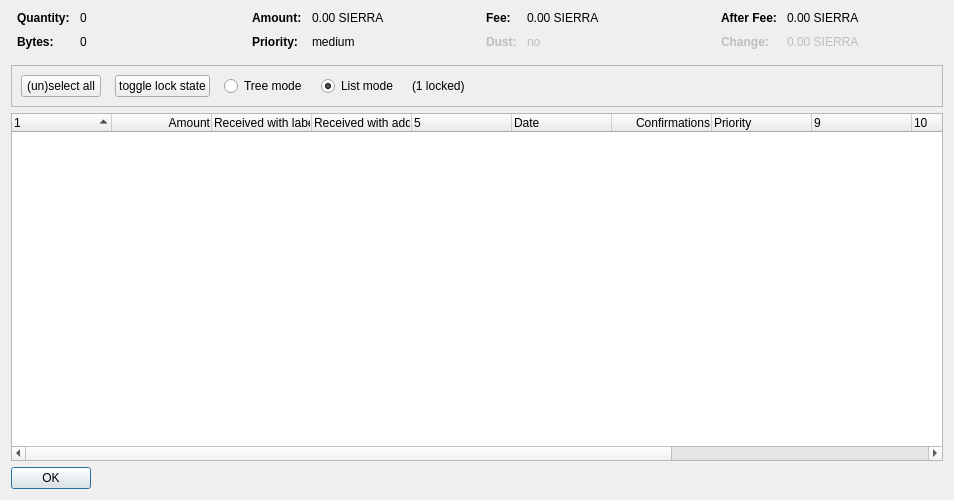
<?xml version="1.0" encoding="UTF-8"?>
<ui version="4.0">
 <class>CoinControlDialog</class>
 <widget class="QDialog" name="CoinControlDialog">
  <property name="geometry">
   <rect>
    <x>0</x>
    <y>0</y>
    <width>954</width>
    <height>500</height>
   </rect>
  </property>
  <property name="windowTitle">
   <string>Coin Selection</string>
  </property>
  <layout class="QVBoxLayout" name="verticalLayout">
   <item>
    <layout class="QHBoxLayout" name="horizontalLayoutTop" stretch="0,0,0,0">
     <property name="topMargin">
      <number>0</number>
     </property>
     <property name="bottomMargin">
      <number>10</number>
     </property>
     <item>
      <layout class="QFormLayout" name="formLayoutCoinControl1">
       <property name="horizontalSpacing">
        <number>10</number>
       </property>
       <property name="verticalSpacing">
        <number>10</number>
       </property>
       <property name="leftMargin">
        <number>6</number>
       </property>
       <property name="rightMargin">
        <number>6</number>
       </property>
       <item row="0" column="0">
        <widget class="QLabel" name="labelCoinControlQuantityText">
         <property name="font">
          <font>
           <weight>75</weight>
           <bold>true</bold>
          </font>
         </property>
         <property name="text">
          <string>Quantity:</string>
         </property>
        </widget>
       </item>
       <item row="0" column="1">
        <widget class="QLabel" name="labelCoinControlQuantity">
         <property name="cursor">
          <cursorShape>IBeamCursor</cursorShape>
         </property>
         <property name="contextMenuPolicy">
          <enum>Qt::ActionsContextMenu</enum>
         </property>
         <property name="text">
          <string notr="true">0</string>
         </property>
         <property name="textInteractionFlags">
          <set>Qt::LinksAccessibleByMouse|Qt::TextSelectableByKeyboard|Qt::TextSelectableByMouse</set>
         </property>
        </widget>
       </item>
       <item row="1" column="0">
        <widget class="QLabel" name="labelCoinControlBytesText">
         <property name="font">
          <font>
           <weight>75</weight>
           <bold>true</bold>
          </font>
         </property>
         <property name="text">
          <string>Bytes:</string>
         </property>
        </widget>
       </item>
       <item row="1" column="1">
        <widget class="QLabel" name="labelCoinControlBytes">
         <property name="cursor">
          <cursorShape>IBeamCursor</cursorShape>
         </property>
         <property name="contextMenuPolicy">
          <enum>Qt::ActionsContextMenu</enum>
         </property>
         <property name="text">
          <string notr="true">0</string>
         </property>
         <property name="textInteractionFlags">
          <set>Qt::LinksAccessibleByMouse|Qt::TextSelectableByKeyboard|Qt::TextSelectableByMouse</set>
         </property>
        </widget>
       </item>
      </layout>
     </item>
     <item>
      <layout class="QFormLayout" name="formLayoutCoinControl2">
       <property name="horizontalSpacing">
        <number>10</number>
       </property>
       <property name="verticalSpacing">
        <number>10</number>
       </property>
       <property name="leftMargin">
        <number>6</number>
       </property>
       <property name="rightMargin">
        <number>6</number>
       </property>
       <item row="0" column="0">
        <widget class="QLabel" name="labelCoinControlAmountText">
         <property name="font">
          <font>
           <weight>75</weight>
           <bold>true</bold>
          </font>
         </property>
         <property name="text">
          <string>Amount:</string>
         </property>
        </widget>
       </item>
       <item row="0" column="1">
        <widget class="QLabel" name="labelCoinControlAmount">
         <property name="cursor">
          <cursorShape>IBeamCursor</cursorShape>
         </property>
         <property name="contextMenuPolicy">
          <enum>Qt::ActionsContextMenu</enum>
         </property>
         <property name="text">
          <string notr="true">0.00 SIERRA</string>
         </property>
         <property name="textInteractionFlags">
          <set>Qt::LinksAccessibleByMouse|Qt::TextSelectableByKeyboard|Qt::TextSelectableByMouse</set>
         </property>
        </widget>
       </item>
       <item row="1" column="0">
        <widget class="QLabel" name="labelCoinControlPriorityText">
         <property name="font">
          <font>
           <weight>75</weight>
           <bold>true</bold>
          </font>
         </property>
         <property name="text">
          <string>Priority:</string>
         </property>
        </widget>
       </item>
       <item row="1" column="1">
        <widget class="QLabel" name="labelCoinControlPriority">
         <property name="cursor">
          <cursorShape>IBeamCursor</cursorShape>
         </property>
         <property name="contextMenuPolicy">
          <enum>Qt::ActionsContextMenu</enum>
         </property>
         <property name="text">
          <string>medium</string>
         </property>
         <property name="textInteractionFlags">
          <set>Qt::LinksAccessibleByMouse|Qt::TextSelectableByKeyboard|Qt::TextSelectableByMouse</set>
         </property>
        </widget>
       </item>
      </layout>
     </item>
     <item>
      <layout class="QFormLayout" name="formLayoutCoinControl3">
       <property name="horizontalSpacing">
        <number>10</number>
       </property>
       <property name="verticalSpacing">
        <number>10</number>
       </property>
       <property name="leftMargin">
        <number>6</number>
       </property>
       <property name="rightMargin">
        <number>6</number>
       </property>
       <item row="0" column="0">
        <widget class="QLabel" name="labelCoinControlFeeText">
         <property name="font">
          <font>
           <weight>75</weight>
           <bold>true</bold>
          </font>
         </property>
         <property name="text">
          <string>Fee:</string>
         </property>
        </widget>
       </item>
       <item row="0" column="1">
        <widget class="QLabel" name="labelCoinControlFee">
         <property name="cursor">
          <cursorShape>IBeamCursor</cursorShape>
         </property>
         <property name="contextMenuPolicy">
          <enum>Qt::ActionsContextMenu</enum>
         </property>
         <property name="text">
          <string notr="true">0.00 SIERRA</string>
         </property>
         <property name="textInteractionFlags">
          <set>Qt::LinksAccessibleByMouse|Qt::TextSelectableByKeyboard|Qt::TextSelectableByMouse</set>
         </property>
        </widget>
       </item>
       <item row="1" column="0">
        <widget class="QLabel" name="labelCoinControlLowOutputText">
         <property name="enabled">
          <bool>false</bool>
         </property>
         <property name="font">
          <font>
           <weight>75</weight>
           <bold>true</bold>
          </font>
         </property>
         <property name="text">
          <string>Dust:</string>
         </property>
        </widget>
       </item>
       <item row="1" column="1">
        <widget class="QLabel" name="labelCoinControlLowOutput">
         <property name="enabled">
          <bool>false</bool>
         </property>
         <property name="cursor">
          <cursorShape>IBeamCursor</cursorShape>
         </property>
         <property name="contextMenuPolicy">
          <enum>Qt::ActionsContextMenu</enum>
         </property>
         <property name="text">
          <string>no</string>
         </property>
         <property name="textInteractionFlags">
          <set>Qt::LinksAccessibleByMouse|Qt::TextSelectableByKeyboard|Qt::TextSelectableByMouse</set>
         </property>
        </widget>
       </item>
      </layout>
     </item>
     <item>
      <layout class="QFormLayout" name="formLayoutCoinControl4">
       <property name="horizontalSpacing">
        <number>10</number>
       </property>
       <property name="verticalSpacing">
        <number>10</number>
       </property>
       <property name="leftMargin">
        <number>6</number>
       </property>
       <property name="rightMargin">
        <number>6</number>
       </property>
       <item row="0" column="0">
        <widget class="QLabel" name="labelCoinControlAfterFeeText">
         <property name="font">
          <font>
           <weight>75</weight>
           <bold>true</bold>
          </font>
         </property>
         <property name="text">
          <string>After Fee:</string>
         </property>
        </widget>
       </item>
       <item row="0" column="1">
        <widget class="QLabel" name="labelCoinControlAfterFee">
         <property name="cursor">
          <cursorShape>IBeamCursor</cursorShape>
         </property>
         <property name="contextMenuPolicy">
          <enum>Qt::ActionsContextMenu</enum>
         </property>
         <property name="text">
          <string notr="true">0.00 SIERRA</string>
         </property>
         <property name="textInteractionFlags">
          <set>Qt::LinksAccessibleByMouse|Qt::TextSelectableByKeyboard|Qt::TextSelectableByMouse</set>
         </property>
        </widget>
       </item>
       <item row="1" column="0">
        <widget class="QLabel" name="labelCoinControlChangeText">
         <property name="enabled">
          <bool>false</bool>
         </property>
         <property name="font">
          <font>
           <weight>75</weight>
           <bold>true</bold>
          </font>
         </property>
         <property name="text">
          <string>Change:</string>
         </property>
        </widget>
       </item>
       <item row="1" column="1">
        <widget class="QLabel" name="labelCoinControlChange">
         <property name="enabled">
          <bool>false</bool>
         </property>
         <property name="cursor">
          <cursorShape>IBeamCursor</cursorShape>
         </property>
         <property name="contextMenuPolicy">
          <enum>Qt::ActionsContextMenu</enum>
         </property>
         <property name="text">
          <string notr="true">0.00 SIERRA</string>
         </property>
         <property name="textInteractionFlags">
          <set>Qt::LinksAccessibleByMouse|Qt::TextSelectableByKeyboard|Qt::TextSelectableByMouse</set>
         </property>
        </widget>
       </item>
      </layout>
     </item>
    </layout>
   </item>
   <item>
    <widget class="QFrame" name="frame">
     <property name="minimumSize">
      <size>
       <width>0</width>
       <height>40</height>
      </size>
     </property>
     <property name="frameShape">
      <enum>QFrame::StyledPanel</enum>
     </property>
     <property name="frameShadow">
      <enum>QFrame::Sunken</enum>
     </property>
     <layout class="QHBoxLayout" name="horizontalLayout">
      <item>
       <layout class="QHBoxLayout" name="horizontalLayoutPanel" stretch="0,0,0,0,0,0">
        <property name="spacing">
         <number>14</number>
        </property>
        <item>
         <widget class="QPushButton" name="pushButtonSelectAll">
          <property name="sizePolicy">
           <sizepolicy hsizetype="Maximum" vsizetype="Fixed">
            <horstretch>0</horstretch>
            <verstretch>0</verstretch>
           </sizepolicy>
          </property>
          <property name="text">
           <string>(un)select all</string>
          </property>
          <property name="autoDefault">
           <bool>false</bool>
          </property>
         </widget>
        </item>
        <item>
         <widget class="QPushButton" name="pushButtonToggleLock">
          <property name="sizePolicy">
           <sizepolicy hsizetype="Maximum" vsizetype="Fixed">
            <horstretch>0</horstretch>
            <verstretch>0</verstretch>
           </sizepolicy>
          </property>
          <property name="text">
           <string>toggle lock state</string>
          </property>
          <property name="autoDefault">
           <bool>false</bool>
          </property>
         </widget>
        </item>
        <item>
         <widget class="QRadioButton" name="radioTreeMode">
          <property name="sizePolicy">
           <sizepolicy hsizetype="Maximum" vsizetype="Fixed">
            <horstretch>0</horstretch>
            <verstretch>0</verstretch>
           </sizepolicy>
          </property>
          <property name="text">
           <string>Tree mode</string>
          </property>
         </widget>
        </item>
        <item>
         <widget class="QRadioButton" name="radioListMode">
          <property name="sizePolicy">
           <sizepolicy hsizetype="Maximum" vsizetype="Fixed">
            <horstretch>0</horstretch>
            <verstretch>0</verstretch>
           </sizepolicy>
          </property>
          <property name="text">
           <string>List mode</string>
          </property>
          <property name="checked">
           <bool>true</bool>
          </property>
         </widget>
        </item>
        <item>
         <widget class="QLabel" name="labelLocked">
          <property name="text">
           <string>(1 locked)</string>
          </property>
         </widget>
        </item>
        <item>
         <spacer name="horizontalSpacer">
          <property name="orientation">
           <enum>Qt::Horizontal</enum>
          </property>
          <property name="sizeHint" stdset="0">
           <size>
            <width>40</width>
            <height>20</height>
           </size>
          </property>
         </spacer>
        </item>
       </layout>
      </item>
     </layout>
    </widget>
   </item>
   <item>
    <widget class="CoinControlTreeWidget" name="treeWidget">
     <property name="contextMenuPolicy">
      <enum>Qt::CustomContextMenu</enum>
     </property>
     <property name="sortingEnabled">
      <bool>false</bool>
     </property>
     <property name="columnCount">
      <number>13</number>
     </property>
     <attribute name="headerShowSortIndicator" stdset="0">
      <bool>true</bool>
     </attribute>
     <attribute name="headerStretchLastSection">
      <bool>false</bool>
     </attribute>
     <column>
      <property name="text">
       <string/>
      </property>
     </column>
     <column>
      <property name="text">
       <string>Amount</string>
      </property>
      <property name="textAlignment">
       <set>AlignTrailing|AlignVCenter</set>
      </property>
     </column>
     <column>
      <property name="text">
       <string>Received with label</string>
      </property>
     </column>
     <column>
      <property name="text">
       <string>Received with address</string>
      </property>
     </column>
     <column>
      <property name="text">
       <string/>
      </property>
     </column>
     <column>
      <property name="text">
       <string>Date</string>
      </property>
     </column>
     <column>
      <property name="text">
       <string>Confirmations</string>
      </property>
      <property name="toolTip">
       <string>Confirmed</string>
      </property>
      <property name="textAlignment">
       <set>AlignTrailing|AlignVCenter</set>
      </property>
     </column>
     <column>
      <property name="text">
       <string>Priority</string>
      </property>
     </column>
     <column>
      <property name="text">
       <string/>
      </property>
     </column>
     <column>
      <property name="text">
       <string/>
      </property>
     </column>
     <column>
      <property name="text">
       <string/>
      </property>
     </column>
     <column>
      <property name="text">
       <string/>
      </property>
     </column>
     <column>
      <property name="text">
       <string/>
      </property>
     </column>
    </widget>
   </item>
   <item>
    <widget class="QDialogButtonBox" name="buttonBox">
     <property name="sizePolicy">
      <sizepolicy hsizetype="Maximum" vsizetype="Fixed">
       <horstretch>0</horstretch>
       <verstretch>0</verstretch>
      </sizepolicy>
     </property>
     <property name="orientation">
      <enum>Qt::Horizontal</enum>
     </property>
     <property name="standardButtons">
      <set>QDialogButtonBox::Ok</set>
     </property>
    </widget>
   </item>
  </layout>
 </widget>
 <customwidgets>
  <customwidget>
   <class>CoinControlTreeWidget</class>
   <extends>QTreeWidget</extends>
   <header>coincontroltreewidget.h</header>
  </customwidget>
 </customwidgets>
 <resources/>
 <connections/>
</ui>
